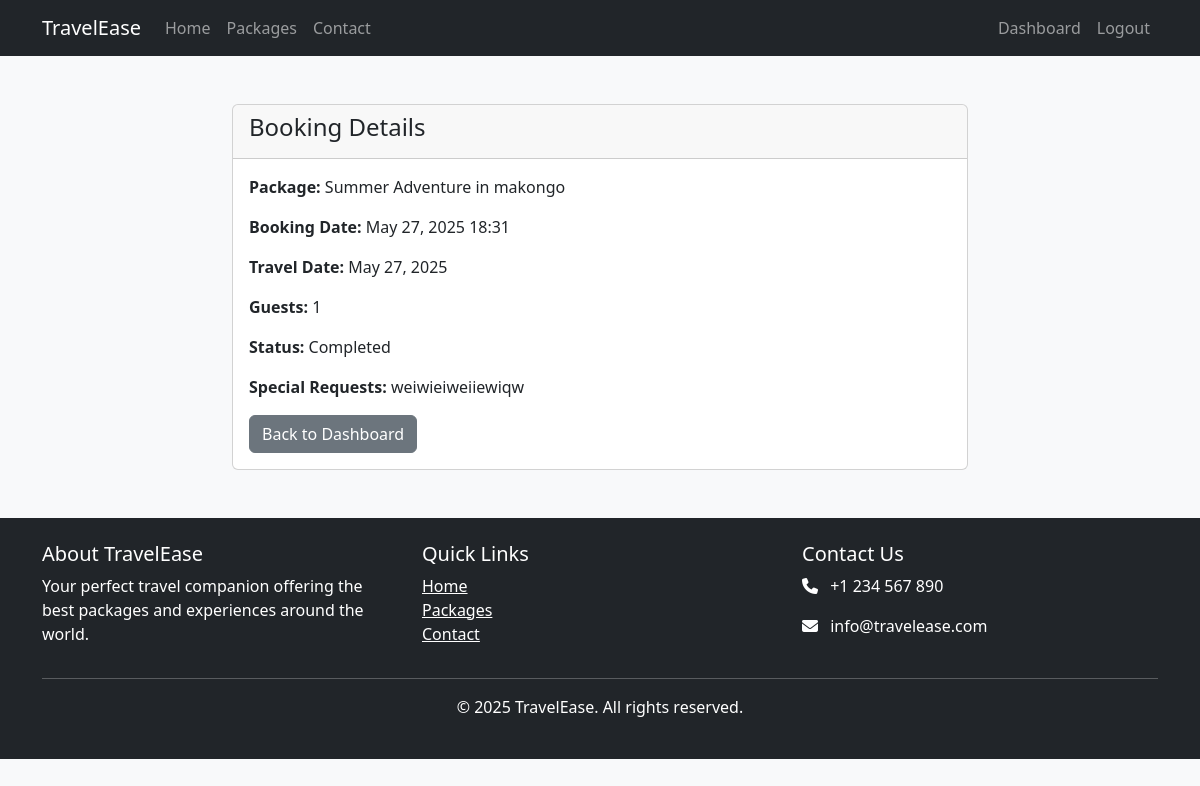
The page /bookings/view/1/ (signed in) on the database its author committed.
### myapp/models.py (models this page shows, shortened)
class Booking(models.Model):
    STATUS_CHOICES = [
        ('pending', 'Pending'),
        ('confirmed', 'Confirmed'),
        ('cancelled', 'Cancelled'),
        ('completed', 'Completed'),
    ]
    user = models.ForeignKey(User, on_delete=models.CASCADE)
    package = models.ForeignKey(Package, on_delete=models.CASCADE)
    booking_date = models.DateTimeField(default=timezone.now)
    travel_date = models.DateField()
    status = models.CharField(max_length=20, choices=STATUS_CHOICES, default='pending')
    guests = models.PositiveIntegerField(default=1)
    special_requests = models.TextField(blank=True, null=True)

class Package(models.Model):
    name = models.CharField(max_length=100)
    destinations = models.ManyToManyField(Destination)
    description = models.TextField()
    price = models.DecimalField(max_digits=10, decimal_places=2)
    duration = models.CharField(max_length=50)
    image = models.ImageField(upload_to='packages/')
    created_at = models.DateTimeField(default=timezone.now)

### myapp/views.py (the view)
# urls.py: path('bookings/view/<int:pk>/', views.view_booking_view, name='view_booking'),
@login_required
def view_booking_view(request, pk):
    booking = get_object_or_404(Booking, pk=pk, user=request.user)
    return render(request, 'myapp/booking_detail.html', {'booking': booking})

### myapp/templates/myapp/booking_detail.html (shortened to what this page needs)
{% extends 'myapp/base.html' %}
{% block content %}
<div class="container py-5">
    <div class="row justify-content-center">
        <div class="col-md-8">
            <div class="card">
                <div class="card-header">
                    <h4>Booking Details</h4>
                </div>
                <div class="card-body">
                    <p><strong>Package:</strong> {{ booking.package.name }}</p>
                    <p><strong>Booking Date:</strong> {{ booking.booking_date|date:"M d, Y H:i" }}</p>
                    <p><strong>Travel Date:</strong> {{ booking.travel_date|date:"M d, Y" }}</p>
                    <p><strong>Guests:</strong> {{ booking.guests }}</p>
                    <p><strong>Status:</strong> {{ booking.get_status_display }}</p>
                    <p><strong>Special Requests:</strong> {{ booking.special_requests|default:'None' }}</p>
                    <a href="{% url 'dashboard' %}" class="btn btn-secondary">Back to Dashboard</a>
                </div>
            </div>
        </div>
    </div>
</div>
{% endblock %}

### myapp/static/css/style.css (style rules this page uses)
:root { --primary-color: #3498db; --secondary-color: #2ecc71; --dark-color: #2c3e50; --light-color: #ecf0f1; }
body { font-family: 'Segoe UI', Tahoma, Geneva, Verdana, sans-serif; background-color: #f8f9fa; color: #333; }

### rows shown on the page
Booking: package.name "Summer Adventure in makongo", booking_date "May 27, 2025 18:31", travel_date "May 27, 2025", guests "1", status "Completed", special_requests "weiwieiweiiewiqw"
